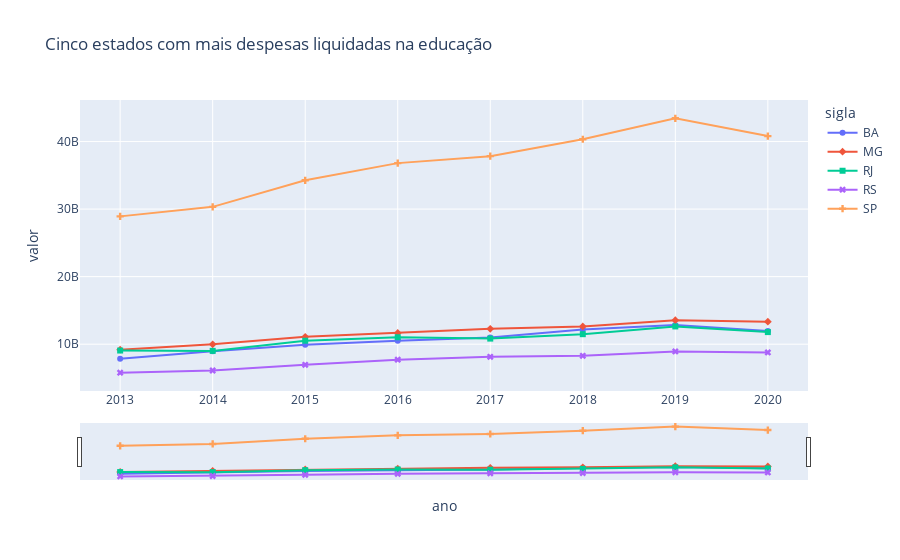

The notebook cell saved with this chart:
### Code cell
fig = px.line(df_mais, 
              x = df_mais.ano, 
              y = df_mais.valor,
              color = 'sigla', 
              symbol= "sigla", 
              title="Cinco estados com mais despesas liquidadas na educação"
        )

fig.update_xaxes(rangeslider_visible=True)

fig.show()

fig.write_html("topmais.html")

### Figure 1 — Plotly figure (JSON) as saved in the notebook; plotly's stock layout.template omitted (floating-point values rounded to 4 significant figures)
{"data": [{"hovertemplate": "sigla=BA<br>ano=%{x}<br>valor=%{y}<extra></extra>", "legendgroup": "BA", "line": {"color": "#636efa", "dash": "solid"}, "marker": {"symbol": "circle"}, "mode": "markers+lines", "name": "BA", "orientation": "v", "showlegend": true, "type": "scatter", "x": [2013, 2014, 2015, 2016, 2017, 2018, 2019, 2020], "xaxis": "x", "y": [7838000000.0, 8938000000.0, 9906000000.0, 10510000000.0, 10980000000.0, 12180000000.0, 12850000000.0, 11950000000.0], "yaxis": "y"}, {"hovertemplate": "sigla=MG<br>ano=%{x}<br>valor=%{y}<extra></extra>", "legendgroup": "MG", "line": {"color": "#EF553B", "dash": "solid"}, "marker": {"symbol": "diamond"}, "mode": "markers+lines", "name": "MG", "orientation": "v", "showlegend": true, "type": "scatter", "x": [2013, 2014, 2015, 2016, 2017, 2018, 2019, 2020], "xaxis": "x", "y": [9193000000.0, 9976000000.0, 11090000000.0, 11660000000.0, 12270000000.0, 12620000000.0, 13550000000.0, 13330000000.0], "yaxis": "y"}, {"hovertemplate": "sigla=RJ<br>ano=%{x}<br>valor=%{y}<extra></extra>", "legendgroup": "RJ", "line": {"color": "#00cc96", "dash": "solid"}, "marker": {"symbol": "square"}, "mode": "markers+lines", "name": "RJ", "orientation": "v", "showlegend": true, "type": "scatter", "x": [2013, 2014, 2015, 2016, 2017, 2018, 2019, 2020], "xaxis": "x", "y": [9061000000.0, 9010000000.0, 10520000000.0, 11030000000.0, 10830000000.0, 11480000000.0, 12630000000.0, 11790000000.0], "yaxis": "y"}, {"hovertemplate": "sigla=RS<br>ano=%{x}<br>valor=%{y}<extra></extra>", "legendgroup": "RS", "line": {"color": "#ab63fa", "dash": "solid"}, "marker": {"symbol": "x"}, "mode": "markers+lines", "name": "RS", "orientation": "v", "showlegend": true, "type": "scatter", "x": [2013, 2014, 2015, 2016, 2017, 2018, 2019, 2020], "xaxis": "x", "y": [5779000000.0, 6106000000.0, 6946000000.0, 7701000000.0, 8132000000.0, 8283000000.0, 8923000000.0, 8778000000.0], "yaxis": "y"}, {"hovertemplate": "sigla=SP<br>ano=%{x}<br>valor=%{y}<extra></extra>", "legendgroup": "SP", "line": {"color": "#FFA15A", "dash": "solid"}, "marker": {"symbol": "cross"}, "mode": "markers+lines", "name": "SP", "orientation": "v", "showlegend": true, "type": "scatter", "x": [2013, 2014, 2015, 2016, 2017, 2018, 2019, 2020], "xaxis": "x", "y": [28920000000.0, 30340000000.0, 34260000000.0, 36810000000.0, 37840000000.0, 40340000000.0, 43440000000.0, 40810000000.0], "yaxis": "y"}], "layout": {"legend": {"title": {"text": "sigla"}, "tracegroupgap": 0}, "title": {"text": "Cinco estados com mais despesas liquidadas na educação"}, "xaxis": {"anchor": "y", "domain": [0, 1], "rangeslider": {"visible": true}, "title": {"text": "ano"}}, "yaxis": {"anchor": "x", "domain": [0, 1], "title": {"text": "valor"}}}}
